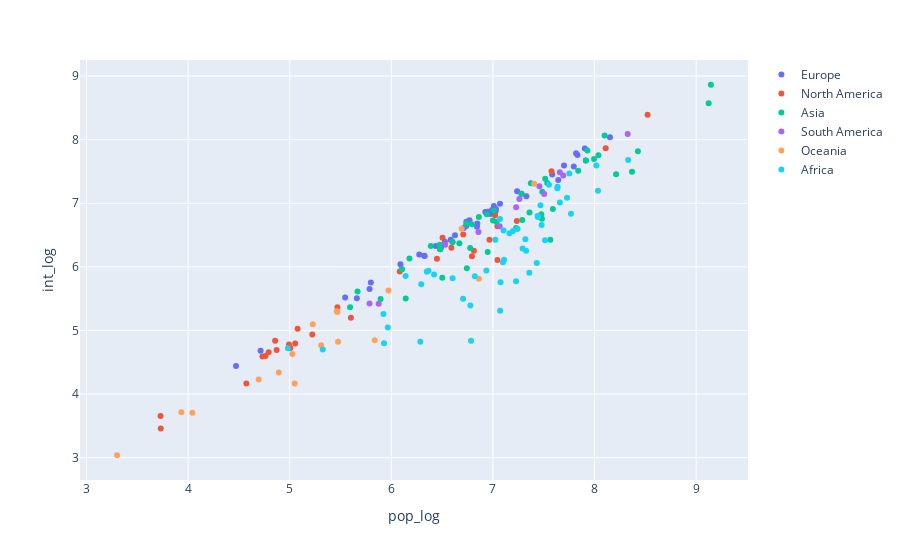

Source (notebook cell):
### Code cell
fig = px.scatter(final_df,
                 x ="pop_log",
                 y ="int_log",
                 color ="continent_name",
                 hover_name = "country"
                )
for trace in fig.data:
    trace.name = trace.name.split('=')[1]
fig.show()

### Figure 1 — Plotly figure (JSON) as saved in the notebook; plotly's stock layout.template omitted (floating-point values rounded to 4 significant figures)
{"data": [{"hoverlabel": {"namelength": 0}, "hovertemplate": "<b>%{hovertext}</b><br><br>continent_name=Europe<br>pop_log=%{x}<br>int_log=%{y}", "hovertext": ["Russia", "Kazakhstan", "Turkey", "France", "Ukraine", "Spain", "Sweden", "Germany", "Finland", "Norway", "Poland", "Italy", "United Kingdom", "Romania", "Belarus", "Greece", "Bulgaria", "Iceland", "Hungary", "Portugal", "Azerbaijan", "Austria", "Czechia", "Serbia", "Ireland", "Georgia", "Lithuania", "Latvia", "Croatia", "Bosnia and Herzegovina", "Slovakia", "Estonia", "Denmark", "Netherlands", "Switzerland", "Moldova", "Belgium", "Armenia", "Albania", "Macedonia", "Slovenia", "Montenegro", "Cyprus", "Luxembourg", "Faroe Islands", "Malta", "Gibraltar"], "legendgroup": "continent_name=Europe", "marker": {"color": "#636efa", "symbol": "circle"}, "mode": "markers", "name": "Europe", "showlegend": true, "type": "scatter", "x": [8.151, 7.281, 7.914, 7.832, 7.643, 7.699, 7.009, 7.904, 6.746, 6.738, 7.583, 7.795, 7.818, 7.328, 6.977, 7.026, 6.843, 5.545, 6.99, 7.013, 7.009, 6.947, 7.029, 6.846, 6.714, 6.602, 6.436, 6.274, 6.626, 6.584, 6.736, 6.089, 6.769, 7.238, 6.924, 6.527, 7.069, 6.48, 6.488, 6.328, 6.323, 5.785, 6.103, 5.798, 4.713, 5.66, 4.471], "xaxis": "x", "y": [8.037, 7.149, 7.671, 7.758, 7.366, 7.592, 6.956, 7.86, 6.683, 6.71, 7.451, 7.58, 7.786, 7.109, 6.833, 6.872, 6.631, 5.518, 6.894, 6.882, 6.888, 6.866, 6.911, 6.68, 6.61, 6.392, 6.327, 6.196, 6.496, 6.428, 6.642, 6.041, 6.734, 7.187, 6.864, 6.397, 6.994, 6.277, 6.305, 6.169, 6.174, 5.654, 5.961, 5.754, 4.681, 5.506, 4.442], "yaxis": "y"}, {"hoverlabel": {"namelength": 0}, "hovertemplate": "<b>%{hovertext}</b><br><br>continent_name=North America<br>pop_log=%{x}<br>int_log=%{y}", "hovertext": ["Canada", "United States", "Greenland", "Mexico", "Nicaragua", "Honduras", "Cuba", "Guatemala", "Panama", "Costa Rica", "Dominican Republic", "Haiti", "Belize", "El Salvador", "Jamaica", "Puerto Rico", "Trinidad and Tobago", "Turks and Caicos Islands", "Dominica", "Saint Lucia", "Antigua and Barbuda", "Barbados", "Saint Vincent and the Grenadines", "Grenada", "Cayman Islands", "Saint Kitts and Nevis", "Saint Pierre and Miquelon", "Aruba", "British Virgin Islands", "Montserrat", "Bermuda"], "legendgroup": "continent_name=North America", "marker": {"color": "#EF553B", "symbol": "circle"}, "mode": "markers", "name": "North America", "showlegend": true, "type": "scatter", "x": [7.576, 8.522, 4.761, 8.109, 6.793, 6.965, 7.044, 7.234, 6.59, 6.707, 7.021, 7.044, 5.602, 6.812, 6.448, 6.504, 6.082, 4.748, 4.871, 5.221, 4.992, 5.469, 5.006, 5.053, 4.792, 4.731, 3.728, 5.077, 4.573, 3.73, 4.856], "xaxis": "x", "y": [7.502, 8.392, 4.597, 7.865, 6.166, 6.426, 6.637, 6.719, 6.301, 6.507, 6.813, 6.108, 5.198, 6.252, 6.126, 6.458, 5.927, null, 4.694, 4.934, 4.778, 5.365, 4.724, 4.793, 4.656, 4.591, 3.653, 5.027, 4.164, 3.456, 4.84], "yaxis": "y"}, {"hoverlabel": {"namelength": 0}, "hovertemplate": "<b>%{hovertext}</b><br><br>continent_name=Asia<br>pop_log=%{x}<br>int_log=%{y}", "hovertext": ["China", "India", "Kazakhstan", "Saudi Arabia", "Indonesia", "Iran", "Mongolia", "Pakistan", "Turkey", "Afghanistan", "Yemen", "Thailand", "Turkmenistan", "Uzbekistan", "Iraq", "Japan", "Vietnam", "Malaysia", "Oman", "Philippines", "Kyrgyzstan", "Syria", "Cambodia", "Bangladesh", "Nepal", "Tajikistan", "Jordan", "Azerbaijan", "United Arab Emirates", "Georgia", "Sri Lanka", "Bhutan", "Taiwan", "Armenia", "Israel", "Kuwait", "Timor-Leste", "Qatar", "Lebanon", "Cyprus", "Brunei", "Hong Kong", "Bahrain", "Singapore", "Maldives"], "legendgroup": "continent_name=Asia", "marker": {"color": "#00cc96", "symbol": "circle"}, "mode": "markers", "name": "Asia", "showlegend": true, "type": "scatter", "x": [9.144, 9.123, 7.281, 7.534, 8.427, 7.929, 6.501, 8.368, 7.914, 7.564, 7.475, 7.839, 6.743, 7.485, 7.59, 8.099, 7.994, 7.514, 6.669, 8.038, 6.776, 7.288, 7.229, 8.211, 7.482, 6.948, 7.034, 7.009, 7.0, 6.602, 7.36, 5.893, 7.373, 6.48, 6.938, 6.476, 6.141, 6.388, 6.738, 6.103, 5.667, 6.86, 6.178, 6.793, 5.593], "xaxis": "x", "y": [8.864, 8.573, 7.149, 7.317, 7.816, 7.83, 5.829, 7.496, 7.671, 6.428, 6.828, 7.511, 5.979, 7.181, 6.908, 8.067, 7.697, 7.387, 6.37, 7.756, 6.296, 6.739, 6.611, 7.455, 6.757, 6.232, 6.708, 6.888, 6.73, 6.392, 6.853, 5.496, 7.314, 6.277, 6.829, 6.346, 5.503, 6.328, 6.676, 5.961, 5.614, 6.783, 6.131, 6.671, 5.366], "yaxis": "y"}, {"hoverlabel": {"namelength": 0}, "hovertemplate": "<b>%{hovertext}</b><br><br>continent_name=South America<br>pop_log=%{x}<br>int_log=%{y}", "hovertext": ["Brazil", "Argentina", "Peru", "Colombia", "Bolivia", "Venezuela", "Chile", "Paraguay", "Ecuador", "Guyana", "Uruguay", "Suriname"], "legendgroup": "continent_name=South America", "marker": {"color": "#ab63fa", "symbol": "circle"}, "mode": "markers", "name": "South America", "showlegend": true, "type": "scatter", "x": [8.326, 7.658, 7.504, 7.691, 7.066, 7.457, 7.26, 6.857, 7.228, 5.875, 6.53, 5.785], "xaxis": "x", "y": [8.089, 7.488, 7.145, 7.439, 6.639, 7.268, 7.066, 6.547, 6.939, 5.419, 6.347, 5.425], "yaxis": "y"}, {"hoverlabel": {"namelength": 0}, "hovertemplate": "<b>%{hovertext}</b><br><br>continent_name=Oceania<br>pop_log=%{x}<br>int_log=%{y}", "hovertext": ["Australia", "Papua New Guinea", "New Zealand", "Solomon Islands", "New Caledonia", "Fiji", "Vanuatu", "French Polynesia", "Samoa", "Kiribati", "Tonga", "Guam", "Niue", "Cook Islands", "American Samoa", "Marshall Islands", "Nauru"], "legendgroup": "continent_name=Oceania", "marker": {"color": "#FFA15A", "symbol": "circle"}, "mode": "markers", "name": "Oceania", "showlegend": true, "type": "scatter", "x": [7.406, 6.861, 6.692, 5.836, 5.462, 5.971, 5.475, 5.47, 5.309, 5.048, 5.026, 5.227, 3.301, 3.933, 4.694, 4.892, 4.041], "xaxis": "x", "y": [7.307, 5.814, 6.598, 4.844, 5.303, 5.629, 4.824, 5.291, 4.767, 4.166, 4.629, 5.098, 3.037, 3.713, 4.23, 4.34, 3.708], "yaxis": "y"}, {"hoverlabel": {"namelength": 0}, "hovertemplate": "<b>%{hovertext}</b><br><br>continent_name=Africa<br>pop_log=%{x}<br>int_log=%{y}", "hovertext": ["Algeria", "Sudan", "Chad", "Niger", "Angola", "Mali", "South Africa", "Ethiopia", "Mauritania", "Egypt", "Tanzania", "Nigeria", "Namibia", "Mozambique", "Zambia", "South Sudan", "Somalia", "Central African Republic", "Madagascar", "Botswana", "Kenya", "Cameroon", "Morocco", "Zimbabwe", "Cote d'Ivoire", "Burkina Faso", "Gabon", "Western Sahara", "Guinea", "Uganda", "Ghana", "Senegal", "Tunisia", "Malawi", "Eritrea", "Benin", "Liberia", "Sierra Leone", "Togo", "Guinea-Bissau", "Lesotho", "Equatorial Guinea", "Burundi", "Rwanda", "Djibouti", "Comoros", "Mauritius", "Sao Tome and Principe", "Seychelles"], "legendgroup": "continent_name=Africa", "marker": {"color": "#19d3f3", "symbol": "circle"}, "mode": "markers", "name": "Africa", "showlegend": true, "type": "scatter", "x": [7.633, 7.659, 7.227, 7.357, 7.512, 7.291, 7.752, 8.034, 6.603, 8.018, 7.768, 8.33, 6.42, 7.479, 7.241, 7.024, 7.07, 6.777, 7.431, 6.365, 7.729, 7.443, 7.551, 7.163, 7.439, 7.319, 6.348, 5.814, 7.098, 7.636, 7.467, 7.197, 7.069, 7.326, 6.784, 7.109, 6.705, 6.821, 6.935, 6.285, 6.294, 5.922, 7.074, 7.104, 5.965, 5.928, 6.14, 5.325, 4.982], "xaxis": "x", "y": [7.238, 7.012, 5.773, 5.906, 6.419, 6.288, 7.467, 7.197, 5.821, 7.592, 6.834, 7.679, 5.879, 6.657, 6.597, 6.428, 5.308, 5.391, 6.061, 5.939, 7.085, 6.785, 7.293, 6.527, 6.799, 6.435, 5.922, null, 6.074, 7.259, 6.97, 6.565, 6.753, 6.252, 4.839, 6.11, 5.498, 5.85, 5.943, 4.821, 5.728, 5.257, 5.759, 6.571, 5.046, 4.8, 5.856, 4.699, 4.722], "yaxis": "y"}], "layout": {"legend": {"tracegroupgap": 0}, "margin": {"t": 60}, "xaxis": {"anchor": "y", "domain": [0, 1], "title": {"text": "pop_log"}}, "yaxis": {"anchor": "x", "domain": [0, 1], "title": {"text": "int_log"}}}}
